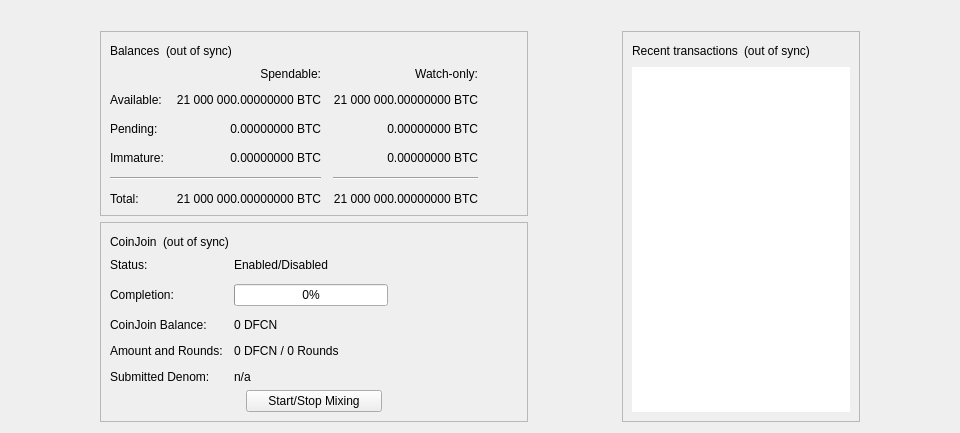
<?xml version="1.0" encoding="UTF-8"?>
<ui version="4.0">
 <class>OverviewPage</class>
 <widget class="QWidget" name="OverviewPage">
  <property name="geometry">
   <rect>
    <x>0</x>
    <y>0</y>
    <width>798</width>
    <height>318</height>
   </rect>
  </property>
  <property name="minimumSize">
   <size>
    <width>960</width>
    <height>0</height>
   </size>
  </property>
  <property name="windowTitle">
   <string>Form</string>
  </property>
  <layout class="QVBoxLayout" name="topLayout">
   <item>
    <widget class="QLabel" name="labelAlerts">
     <property name="visible">
      <bool>false</bool>
     </property>
     <property name="wordWrap">
      <bool>true</bool>
     </property>
     <property name="margin">
      <number>3</number>
     </property>
     <property name="textInteractionFlags">
      <set>Qt::TextSelectableByMouse</set>
     </property>
    </widget>
   </item>
   <item>
    <layout class="QHBoxLayout" name="horizontalLayout" stretch="1,0,1,0,1">
     <item>
      <spacer name="horizontalSpacerLeft">
       <property name="orientation">
        <enum>Qt::Horizontal</enum>
       </property>
       <property name="sizeType">
        <enum>QSizePolicy::Preferred</enum>
       </property>
       <property name="sizeHint" stdset="0">
        <size>
         <width>10</width>
         <height>20</height>
        </size>
       </property>
      </spacer>
     </item>
     <item>
      <layout class="QVBoxLayout" name="verticalLayout_2">
       <item>
        <widget class="QFrame" name="frame">
         <property name="frameShape">
          <enum>QFrame::StyledPanel</enum>
         </property>
         <property name="frameShadow">
          <enum>QFrame::Raised</enum>
         </property>
         <layout class="QVBoxLayout" name="verticalLayout_4">
          <item>
           <layout class="QHBoxLayout" name="horizontalLayout_4">
            <item>
             <widget class="QLabel" name="label_5">
              <property name="text">
               <string>Balances</string>
              </property>
             </widget>
            </item>
            <item>
             <widget class="QLabel" name="labelWalletStatus">
              <property name="toolTip">
               <string>The displayed information may be out of date. Your wallet automatically synchronizes with the DeFCoN network after a connection is established, but this process has not completed yet.</string>
              </property>
              <property name="text">
               <string notr="true">(out of sync)</string>
              </property>
              <property name="alignment">
               <set>Qt::AlignLeading|Qt::AlignLeft|Qt::AlignVCenter</set>
              </property>
             </widget>
            </item>
            <item>
             <spacer name="horizontalSpacer_3">
              <property name="orientation">
               <enum>Qt::Horizontal</enum>
              </property>
              <property name="sizeHint" stdset="0">
               <size>
                <width>40</width>
                <height>20</height>
               </size>
              </property>
             </spacer>
            </item>
           </layout>
          </item>
          <item>
           <layout class="QGridLayout" name="gridLayout">
            <property name="spacing">
             <number>12</number>
            </property>
            <item row="2" column="2">
             <widget class="QLabel" name="labelWatchPending">
              <property name="cursor">
               <cursorShape>IBeamCursor</cursorShape>
              </property>
              <property name="toolTip">
               <string>Unconfirmed transactions to watch-only addresses</string>
              </property>
              <property name="text">
               <string notr="true">0.00000000 BTC</string>
              </property>
              <property name="alignment">
               <set>Qt::AlignRight|Qt::AlignTrailing|Qt::AlignVCenter</set>
              </property>
              <property name="textInteractionFlags">
               <set>Qt::LinksAccessibleByMouse|Qt::TextSelectableByKeyboard|Qt::TextSelectableByMouse</set>
              </property>
             </widget>
            </item>
            <item row="2" column="1">
             <widget class="QLabel" name="labelUnconfirmed">
              <property name="cursor">
               <cursorShape>IBeamCursor</cursorShape>
              </property>
              <property name="toolTip">
               <string>Total of transactions that have yet to be confirmed, and do not yet count toward the spendable balance</string>
              </property>
              <property name="text">
               <string notr="true">0.00000000 BTC</string>
              </property>
              <property name="alignment">
               <set>Qt::AlignRight|Qt::AlignTrailing|Qt::AlignVCenter</set>
              </property>
              <property name="textInteractionFlags">
               <set>Qt::LinksAccessibleByMouse|Qt::TextSelectableByKeyboard|Qt::TextSelectableByMouse</set>
              </property>
             </widget>
            </item>
            <item row="3" column="2">
             <widget class="QLabel" name="labelWatchImmature">
              <property name="cursor">
               <cursorShape>IBeamCursor</cursorShape>
              </property>
              <property name="toolTip">
               <string>Mined balance in watch-only addresses that has not yet matured</string>
              </property>
              <property name="text">
               <string notr="true">0.00000000 BTC</string>
              </property>
              <property name="alignment">
               <set>Qt::AlignRight|Qt::AlignTrailing|Qt::AlignVCenter</set>
              </property>
              <property name="textInteractionFlags">
               <set>Qt::LinksAccessibleByMouse|Qt::TextSelectableByKeyboard|Qt::TextSelectableByMouse</set>
              </property>
             </widget>
            </item>
            <item row="4" column="0" colspan="2">
             <widget class="Line" name="lineSpendableBalance">
              <property name="orientation">
               <enum>Qt::Horizontal</enum>
              </property>
             </widget>
            </item>
            <item row="4" column="2">
             <widget class="Line" name="lineWatchBalance">
              <property name="sizePolicy">
               <sizepolicy hsizetype="Preferred" vsizetype="Fixed">
                <horstretch>0</horstretch>
                <verstretch>0</verstretch>
               </sizepolicy>
              </property>
              <property name="minimumSize">
               <size>
                <width>140</width>
                <height>0</height>
               </size>
              </property>
              <property name="orientation">
               <enum>Qt::Horizontal</enum>
              </property>
             </widget>
            </item>
            <item row="5" column="0">
             <widget class="QLabel" name="labelTotalText">
              <property name="text">
               <string>Total:</string>
              </property>
             </widget>
            </item>
            <item row="3" column="1">
             <widget class="QLabel" name="labelImmature">
              <property name="cursor">
               <cursorShape>IBeamCursor</cursorShape>
              </property>
              <property name="toolTip">
               <string>Mined balance that has not yet matured</string>
              </property>
              <property name="text">
               <string notr="true">0.00000000 BTC</string>
              </property>
              <property name="alignment">
               <set>Qt::AlignRight|Qt::AlignTrailing|Qt::AlignVCenter</set>
              </property>
              <property name="textInteractionFlags">
               <set>Qt::LinksAccessibleByMouse|Qt::TextSelectableByKeyboard|Qt::TextSelectableByMouse</set>
              </property>
             </widget>
            </item>
            <item row="2" column="3">
             <spacer name="horizontalSpacer_2">
              <property name="orientation">
               <enum>Qt::Horizontal</enum>
              </property>
              <property name="sizeHint" stdset="0">
               <size>
                <width>40</width>
                <height>20</height>
               </size>
              </property>
             </spacer>
            </item>
            <item row="3" column="0">
             <widget class="QLabel" name="labelImmatureText">
              <property name="text">
               <string>Immature:</string>
              </property>
             </widget>
            </item>
            <item row="5" column="1">
             <widget class="QLabel" name="labelTotal">
              <property name="cursor">
               <cursorShape>IBeamCursor</cursorShape>
              </property>
              <property name="toolTip">
               <string>Your current total balance</string>
              </property>
              <property name="text">
               <string notr="true">21 000 000.00000000 BTC</string>
              </property>
              <property name="alignment">
               <set>Qt::AlignRight|Qt::AlignTrailing|Qt::AlignVCenter</set>
              </property>
              <property name="textInteractionFlags">
               <set>Qt::LinksAccessibleByMouse|Qt::TextSelectableByKeyboard|Qt::TextSelectableByMouse</set>
              </property>
             </widget>
            </item>
            <item row="5" column="2">
             <widget class="QLabel" name="labelWatchTotal">
              <property name="cursor">
               <cursorShape>IBeamCursor</cursorShape>
              </property>
              <property name="toolTip">
               <string>Current total balance in watch-only addresses</string>
              </property>
              <property name="text">
               <string notr="true">21 000 000.00000000 BTC</string>
              </property>
              <property name="alignment">
               <set>Qt::AlignRight|Qt::AlignTrailing|Qt::AlignVCenter</set>
              </property>
              <property name="textInteractionFlags">
               <set>Qt::LinksAccessibleByMouse|Qt::TextSelectableByKeyboard|Qt::TextSelectableByMouse</set>
              </property>
             </widget>
            </item>
            <item row="0" column="2">
             <widget class="QLabel" name="labelWatchonly">
              <property name="text">
               <string>Watch-only:</string>
              </property>
              <property name="alignment">
               <set>Qt::AlignRight|Qt::AlignTrailing|Qt::AlignVCenter</set>
              </property>
             </widget>
            </item>
            <item row="1" column="0">
             <widget class="QLabel" name="labelBalanceText">
              <property name="text">
               <string>Available:</string>
              </property>
             </widget>
            </item>
            <item row="1" column="1">
             <widget class="QLabel" name="labelBalance">
              <property name="cursor">
               <cursorShape>IBeamCursor</cursorShape>
              </property>
              <property name="toolTip">
               <string>Your current spendable balance</string>
              </property>
              <property name="text">
               <string notr="true">21 000 000.00000000 BTC</string>
              </property>
              <property name="alignment">
               <set>Qt::AlignRight|Qt::AlignTrailing|Qt::AlignVCenter</set>
              </property>
              <property name="textInteractionFlags">
               <set>Qt::LinksAccessibleByMouse|Qt::TextSelectableByKeyboard|Qt::TextSelectableByMouse</set>
              </property>
             </widget>
            </item>
            <item row="1" column="2">
             <widget class="QLabel" name="labelWatchAvailable">
              <property name="cursor">
               <cursorShape>IBeamCursor</cursorShape>
              </property>
              <property name="toolTip">
               <string>Your current balance in watch-only addresses</string>
              </property>
              <property name="text">
               <string notr="true">21 000 000.00000000 BTC</string>
              </property>
              <property name="alignment">
               <set>Qt::AlignRight|Qt::AlignTrailing|Qt::AlignVCenter</set>
              </property>
              <property name="textInteractionFlags">
               <set>Qt::LinksAccessibleByMouse|Qt::TextSelectableByKeyboard|Qt::TextSelectableByMouse</set>
              </property>
             </widget>
            </item>
            <item row="2" column="0">
             <widget class="QLabel" name="labelPendingText">
              <property name="text">
               <string>Pending:</string>
              </property>
             </widget>
            </item>
            <item row="0" column="1">
             <widget class="QLabel" name="labelSpendable">
              <property name="text">
               <string>Spendable:</string>
              </property>
              <property name="alignment">
               <set>Qt::AlignRight|Qt::AlignTrailing|Qt::AlignVCenter</set>
              </property>
             </widget>
            </item>
           </layout>
          </item>
         </layout>
        </widget>
       </item>
       <item>
        <widget class="QFrame" name="frameCoinJoin">
         <property name="layoutDirection">
          <enum>Qt::LeftToRight</enum>
         </property>
         <property name="frameShape">
          <enum>QFrame::StyledPanel</enum>
         </property>
         <property name="frameShadow">
          <enum>QFrame::Raised</enum>
         </property>
         <layout class="QVBoxLayout" name="VerticalLayout_PS1">
          <item>
           <layout class="QHBoxLayout" name="horizontalLayout_5">
            <item>
             <widget class="QLabel" name="labelCoinJoinHeader">
              <property name="text">
               <string notr="true">CoinJoin</string>
              </property>
             </widget>
            </item>
            <item>
             <widget class="QLabel" name="labelCoinJoinSyncStatus">
              <property name="toolTip">
               <string>The displayed information may be out of date. Your wallet automatically synchronizes with the DeFCoN network after a connection is established, but this process has not completed yet.</string>
              </property>
              <property name="text">
               <string notr="true">(out of sync)</string>
              </property>
              <property name="alignment">
               <set>Qt::AlignLeading|Qt::AlignLeft|Qt::AlignVCenter</set>
              </property>
             </widget>
            </item>
            <item>
             <spacer name="horizontalSpacer_4">
              <property name="orientation">
               <enum>Qt::Horizontal</enum>
              </property>
              <property name="sizeHint" stdset="0">
               <size>
                <width>40</width>
                <height>20</height>
               </size>
              </property>
             </spacer>
            </item>
           </layout>
          </item>
          <item>
           <layout class="QFormLayout" name="coinJoinFormLayout">
            <property name="fieldGrowthPolicy">
             <enum>QFormLayout::AllNonFixedFieldsGrow</enum>
            </property>
            <property name="horizontalSpacing">
             <number>11</number>
            </property>
            <property name="verticalSpacing">
             <number>12</number>
            </property>
            <item row="0" column="0">
             <widget class="QLabel" name="labelCoinJoinEnabledText">
              <property name="text">
               <string>Status:</string>
              </property>
             </widget>
            </item>
            <item row="0" column="1">
             <widget class="QLabel" name="labelCoinJoinEnabled">
              <property name="text">
               <string>Enabled/Disabled</string>
              </property>
             </widget>
            </item>
            <item row="1" column="0">
             <widget class="QLabel" name="labelCompletitionText">
              <property name="text">
               <string>Completion:</string>
              </property>
             </widget>
            </item>
            <item row="1" column="1">
             <widget class="QProgressBar" name="coinJoinProgress">
              <property name="maximumSize">
               <size>
                <width>154</width>
                <height>16777215</height>
               </size>
              </property>
              <property name="value">
               <number>0</number>
              </property>
             </widget>
            </item>
            <item row="2" column="0">
             <widget class="QLabel" name="labelAnonymizedText">
              <property name="text">
               <string notr="true">CoinJoin Balance:</string>
              </property>
             </widget>
            </item>
            <item row="2" column="1">
             <widget class="QLabel" name="labelAnonymized">
              <property name="text">
               <string notr="true">0 DFCN</string>
              </property>
             </widget>
            </item>
            <item row="3" column="0">
             <widget class="QLabel" name="labelAmountAndRoundsText">
              <property name="text">
               <string>Amount and Rounds:</string>
              </property>
             </widget>
            </item>
            <item row="3" column="1">
             <widget class="QLabel" name="labelAmountRounds">
              <property name="text">
               <string>0 DFCN / 0 Rounds</string>
              </property>
             </widget>
            </item>
            <item row="4" column="0">
             <widget class="QLabel" name="labelSubmittedDenomText">
              <property name="text">
               <string>Submitted Denom:</string>
              </property>
             </widget>
            </item>
            <item row="4" column="1">
             <widget class="QLabel" name="labelSubmittedDenom">
              <property name="toolTip">
               <string>The denominations you submitted to the Masternode.&lt;br&gt;To mix, other users must submit the exact same denominations.</string>
              </property>
              <property name="text">
               <string>n/a</string>
              </property>
              <property name="wordWrap">
               <bool>true</bool>
              </property>
             </widget>
            </item>
           </layout>
          </item>
          <item>
           <layout class="QVBoxLayout" name="VerticalLayout_PS">
            <item>
             <layout class="QHBoxLayout" name="horizontalLayout_3">
              <property name="topMargin">
               <number>0</number>
              </property>
              <item>
               <spacer name="horizontalSpacer_5">
                <property name="orientation">
                 <enum>Qt::Horizontal</enum>
                </property>
                <property name="sizeHint" stdset="0">
                 <size>
                  <width>40</width>
                  <height>20</height>
                 </size>
                </property>
               </spacer>
              </item>
              <item>
               <widget class="QPushButton" name="toggleCoinJoin">
                <property name="sizePolicy">
                 <sizepolicy hsizetype="MinimumExpanding" vsizetype="Fixed">
                  <horstretch>0</horstretch>
                  <verstretch>0</verstretch>
                 </sizepolicy>
                </property>
                <property name="text">
                 <string>Start/Stop Mixing</string>
                </property>
               </widget>
              </item>
              <item>
               <spacer name="horizontalSpacer_6">
                <property name="orientation">
                 <enum>Qt::Horizontal</enum>
                </property>
                <property name="sizeHint" stdset="0">
                 <size>
                  <width>40</width>
                  <height>20</height>
                 </size>
                </property>
               </spacer>
              </item>
             </layout>
            </item>
            <item>
             <spacer name="verticalSpacer_3">
              <property name="orientation">
               <enum>Qt::Vertical</enum>
              </property>
              <property name="sizeHint" stdset="0">
               <size>
                <width>20</width>
                <height>40</height>
               </size>
              </property>
             </spacer>
            </item>
           </layout>
          </item>
         </layout>
        </widget>
       </item>
       <item>
        <spacer name="verticalSpacer">
         <property name="orientation">
          <enum>Qt::Vertical</enum>
         </property>
         <property name="sizeHint" stdset="0">
          <size>
           <width>20</width>
           <height>40</height>
          </size>
         </property>
        </spacer>
       </item>
      </layout>
     </item>
     <item>
      <spacer name="horizontalSpacerCenter">
       <property name="orientation">
        <enum>Qt::Horizontal</enum>
       </property>
       <property name="sizeHint" stdset="0">
        <size>
         <width>10</width>
         <height>20</height>
        </size>
       </property>
      </spacer>
     </item>
     <item>
      <layout class="QVBoxLayout" name="verticalLayout_3">
       <item>
        <widget class="QFrame" name="frame_2">
         <property name="frameShape">
          <enum>QFrame::StyledPanel</enum>
         </property>
         <property name="frameShadow">
          <enum>QFrame::Raised</enum>
         </property>
         <layout class="QVBoxLayout" name="verticalLayout">
          <item>
           <layout class="QHBoxLayout" name="horizontalLayout_2">
            <item>
             <widget class="QLabel" name="label_4">
              <property name="text">
               <string>Recent transactions</string>
              </property>
             </widget>
            </item>
            <item>
             <widget class="QLabel" name="labelTransactionsStatus">
              <property name="toolTip">
               <string>The displayed information may be out of date. Your wallet automatically synchronizes with the DeFCoN network after a connection is established, but this process has not completed yet.</string>
              </property>
              <property name="text">
               <string notr="true">(out of sync)</string>
              </property>
              <property name="alignment">
               <set>Qt::AlignLeading|Qt::AlignLeft|Qt::AlignVCenter</set>
              </property>
             </widget>
            </item>
            <item>
             <spacer name="horizontalSpacer">
              <property name="orientation">
               <enum>Qt::Horizontal</enum>
              </property>
              <property name="sizeHint" stdset="0">
               <size>
                <width>40</width>
                <height>20</height>
               </size>
              </property>
             </spacer>
            </item>
           </layout>
          </item>
          <item>
           <widget class="TransactionOverviewWidget" name="listTransactions">
            <property name="frameShape">
             <enum>QFrame::NoFrame</enum>
            </property>
            <property name="verticalScrollBarPolicy">
             <enum>Qt::ScrollBarAlwaysOff</enum>
            </property>
            <property name="horizontalScrollBarPolicy">
             <enum>Qt::ScrollBarAlwaysOff</enum>
            </property>
            <property name="sizeAdjustPolicy">
             <enum>QAbstractScrollArea::AdjustToContents</enum>
            </property>
            <property name="selectionMode">
             <enum>QAbstractItemView::NoSelection</enum>
            </property>
            <property name="uniformItemSizes">
             <bool>true</bool>
            </property>
           </widget>
          </item>
         </layout>
        </widget>
       </item>
      </layout>
     </item>
     <item>
      <spacer name="horizontalSpacerRight">
       <property name="orientation">
        <enum>Qt::Horizontal</enum>
       </property>
       <property name="sizeType">
        <enum>QSizePolicy::Preferred</enum>
       </property>
       <property name="sizeHint" stdset="0">
        <size>
         <width>10</width>
         <height>20</height>
        </size>
       </property>
      </spacer>
     </item>
    </layout>
   </item>
  </layout>
 </widget>
 <customwidgets>
  <customwidget>
   <class>TransactionOverviewWidget</class>
   <extends>QListView</extends>
   <header>qt/transactionoverviewwidget.h</header>
  </customwidget>
 </customwidgets>
 <resources/>
 <connections/>
</ui>
